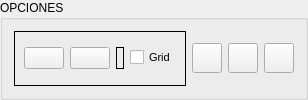
       <widget class="QGroupBox" name="groupBox_3">
        <property name="sizePolicy">
         <sizepolicy hsizetype="Expanding" vsizetype="Fixed">
          <horstretch>3</horstretch>
          <verstretch>0</verstretch>
         </sizepolicy>
        </property>
        <property name="maximumSize">
         <size>
          <width>16777215</width>
          <height>125</height>
         </size>
        </property>
        <property name="font">
         <font>
          <pointsize>9</pointsize>
         </font>
        </property>
        <property name="title">
         <string>OPCIONES</string>
        </property>
        <layout class="QHBoxLayout" name="horizontalLayout_13">
         <item>
          <widget class="QFrame" name="frame_5">
           <property name="sizePolicy">
            <sizepolicy hsizetype="Preferred" vsizetype="Preferred">
             <horstretch>1</horstretch>
             <verstretch>0</verstretch>
            </sizepolicy>
           </property>
           <property name="frameShape">
            <enum>QFrame::Box</enum>
           </property>
           <property name="frameShadow">
            <enum>QFrame::Plain</enum>
           </property>
           <layout class="QGridLayout" name="gridLayout_9">
            <item row="0" column="0">
             <layout class="QHBoxLayout" name="horizontalLayout_12">
              <item>
               <widget class="QPushButton" name="m_pbGridMas">
                <property name="text">
                 <string/>
                </property>
                <property name="icon">
                 <iconset resource="../../In2Apps/In2Designer/In2Designer/shared.qrc">
                  <normaloff>:/res/images/plus24.png</normaloff>:/res/images/plus24.png</iconset>
                </property>
               </widget>
              </item>
              <item>
               <widget class="QPushButton" name="m_pbGridMenos">
                <property name="text">
                 <string/>
                </property>
                <property name="icon">
                 <iconset resource="../../In2Apps/In2Designer/In2Designer/shared.qrc">
                  <normaloff>:/res/images/minus24.png</normaloff>:/res/images/minus24.png</iconset>
                </property>
               </widget>
              </item>
              <item>
               <widget class="QLabel" name="m_gridSize">
                <property name="font">
                 <font>
                  <pointsize>8</pointsize>
                 </font>
                </property>
                <property name="frameShape">
                 <enum>QFrame::Box</enum>
                </property>
                <property name="text">
                 <string/>
                </property>
               </widget>
              </item>
              <item>
               <widget class="QCheckBox" name="m_showGrid">
                <property name="font">
                 <font>
                  <pointsize>8</pointsize>
                 </font>
                </property>
                <property name="text">
                 <string>Grid</string>
                </property>
               </widget>
              </item>
             </layout>
            </item>
           </layout>
          </widget>
         </item>
         <item>
          <layout class="QHBoxLayout" name="horizontalLayout_5">
           <item>
            <widget class="QPushButton" name="m_AceptarButton">
             <property name="sizePolicy">
              <sizepolicy hsizetype="Preferred" vsizetype="Preferred">
               <horstretch>0</horstretch>
               <verstretch>0</verstretch>
              </sizepolicy>
             </property>
             <property name="minimumSize">
              <size>
               <width>30</width>
               <height>25</height>
              </size>
             </property>
             <property name="maximumSize">
              <size>
               <width>30</width>
               <height>30</height>
              </size>
             </property>
             <property name="font">
              <font>
               <pointsize>10</pointsize>
               <weight>75</weight>
               <bold>true</bold>
              </font>
             </property>
             <property name="text">
              <string/>
             </property>
             <property name="icon">
              <iconset resource="../../In2Apps/In2Designer/In2Designer/shared.qrc">
               <normaloff>:/res/images/Ok.png</normaloff>:/res/images/Ok.png</iconset>
             </property>
             <property name="iconSize">
              <size>
               <width>16</width>
               <height>16</height>
              </size>
             </property>
            </widget>
           </item>
           <item>
            <widget class="QPushButton" name="m_CancelButton">
             <property name="sizePolicy">
              <sizepolicy hsizetype="Preferred" vsizetype="Preferred">
               <horstretch>0</horstretch>
               <verstretch>0</verstretch>
              </sizepolicy>
             </property>
             <property name="minimumSize">
              <size>
               <width>30</width>
               <height>25</height>
              </size>
             </property>
             <property name="maximumSize">
              <size>
               <width>30</width>
               <height>30</height>
              </size>
             </property>
             <property name="font">
              <font>
               <pointsize>10</pointsize>
               <weight>75</weight>
               <bold>true</bold>
              </font>
             </property>
             <property name="text">
              <string/>
             </property>
             <property name="icon">
              <iconset resource="../../In2Apps/In2Designer/In2Designer/shared.qrc">
               <normaloff>:/res/images/Cancel.png</normaloff>:/res/images/Cancel.png</iconset>
             </property>
             <property name="iconSize">
              <size>
               <width>16</width>
               <height>16</height>
              </size>
             </property>
            </widget>
           </item>
           <item>
            <widget class="QPushButton" name="m_AceptarValores">
             <property name="sizePolicy">
              <sizepolicy hsizetype="Preferred" vsizetype="Preferred">
               <horstretch>0</horstretch>
               <verstretch>0</verstretch>
              </sizepolicy>
             </property>
             <property name="minimumSize">
              <size>
               <width>30</width>
               <height>25</height>
              </size>
             </property>
             <property name="maximumSize">
              <size>
               <width>30</width>
               <height>30</height>
              </size>
             </property>
             <property name="font">
              <font>
               <pointsize>10</pointsize>
              </font>
             </property>
             <property name="text">
              <string/>
             </property>
             <property name="icon">
              <iconset resource="../../In2Apps/In2Designer/In2Designer/shared.qrc">
               <normaloff>:/res/images/reload.png</normaloff>:/res/images/reload.png</iconset>
             </property>
             <property name="iconSize">
              <size>
               <width>16</width>
               <height>16</height>
              </size>
             </property>
            </widget>
           </item>
          </layout>
         </item>
        </layout>
       </widget>
